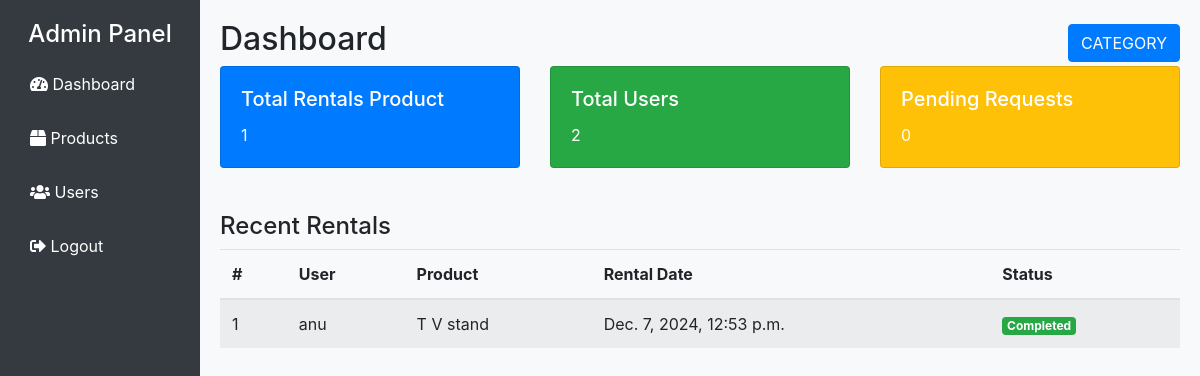
The app's page /adminhome, older data.
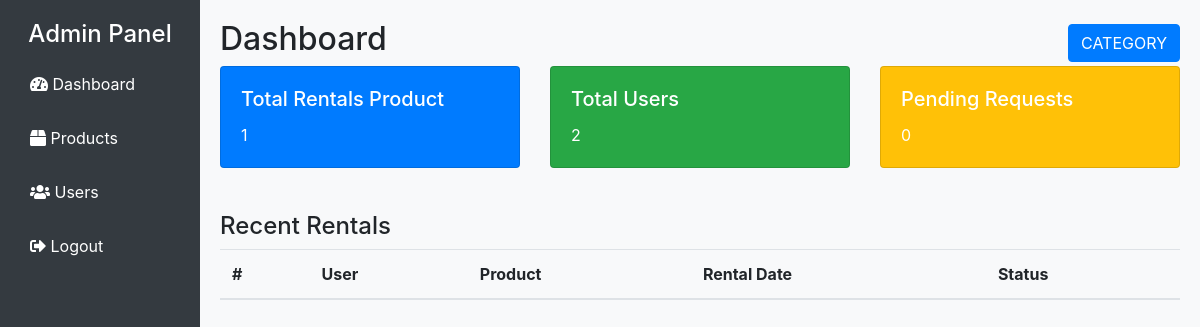
The same page, newer data.
### rentapp/models.py (models this page shows)
class RENTITEM(models.Model):
    product=models.ForeignKey(PRODUCT,on_delete=models.CASCADE)
    username=models.ForeignKey(User,on_delete=models.CASCADE)
    from_date=models.DateTimeField()
    to_date=models.DateTimeField()
    status=models.BooleanField(default=False)
    mobile=models.BigIntegerField()
    is_returned = models.BooleanField(default=False)
    return_status = models.CharField(
        max_length=20,
        choices=[("Pending", "Pending"), ("Approved", "Approved"), ("Disapproved", "Disapproved")],
        default="Pending",
    )

class User(AbstractUser):
    usertype=models.CharField(max_length=200)

class PRODUCT(models.Model):
    Owner = models.ForeignKey(User, on_delete=models.CASCADE)
    Category_name = models.ForeignKey(CATEGORY, on_delete=models.CASCADE)
    Product_name = models.CharField(max_length=200)
    description = models.CharField(max_length=2000)
    image = models.ImageField(upload_to='images/')
    price = models.IntegerField()
    PRICE_TYPE_CHOICES = [
        ('hour', 'Per Hour'),
        ('day', 'Per Day'),
        ('month', 'Per Month'),
    ]
    price_type = models.CharField(max_length=10, choices=PRICE_TYPE_CHOICES, default='day')
    quantity_available = models.IntegerField()
    is_available = models.BooleanField(default=True)
    posted_time = models.DateTimeField(auto_now_add=True)

### rentapp/views.py (the view)
# urls.py: path('adminhome',views.adminhome,name='adminhome'),
def adminhome(request):
    x=USERSDETAILS.objects.count()
    y=PRODUCT.objects.count()
    z=RENTITEM.objects.all()
    c=RENTITEM.objects.filter(status=False)
    cn=c.count()
    return render(request,'adminhome.html',{'x1':x,'y1':y,'z1':z,'count':cn})

### rentapp/templates/adminhome.html (shortened to what this page needs)
{% load static %}
<!DOCTYPE html>
<html lang="en">
<head>
    <link href="https://stackpath.bootstrapcdn.com/bootstrap/4.5.2/css/bootstrap.min.css" rel="stylesheet">
    <link href="https://cdnjs.cloudflare.com/ajax/libs/font-awesome/5.15.1/css/all.min.css" rel="stylesheet">
    <link rel="stylesheet" href="{% static 'css/adminhome.css' %}">
</head>
<body>
<div class="d-flex flex-column flex-md-row">
    <div class="sidebar col-md-2">
        <h4 class="text-white text-center">Admin Panel</h4>
        <ul class="nav flex-column">
            <li class="nav-item">
                <a class="nav-link active" href="#"><i class="fas fa-tachometer-alt"></i> Dashboard</a>
            </li>
            <li class="nav-item">
                <a class="nav-link" href="/viewproducts"><i class="fas fa-box"></i> Products</a>
            </li>
            <li class="nav-item">
                <a class="nav-link" href="/viewusers"><i class="fas fa-users"></i> Users</a>
            </li>
            <li class="nav-item">
                <a class="nav-link" href="/logout"><i class="fas fa-sign-out-alt"></i> Logout</a>
            </li>
        </ul>
    </div>
    <div class="content col-md-10">
        <header class="d-flex justify-content-between align-items-center">
            <h2>Dashboard</h2>
            <div>
                <button class="btn btn-primary"><a href="/viewcategory" class="text-white" style="text-decoration: none;">CATEGORY</a></button>
            </div>
        </header>
        <div class="row">
            <div class="col-md-4 col-sm-6">
                <div class="card text-white bg-primary">
                    <div class="card-body">
                        <h5 class="card-title">Total Rentals Product</h5>
                        <p class="card-text">{{ y1 }}</p>
                    </div>
                </div>
            </div>
            <div class="col-md-4 col-sm-6">
                <div class="card text-white bg-success">
                    <div class="card-body">
                        <h5 class="card-title">Total Users</h5>
                        <p class="card-text">{{ x1 }}</p>
                    </div>
                </div>
            </div>
            <div class="col-md-4 col-sm-12">
                <div class="card text-white bg-warning">
                    <div class="card-body">
                        <h5 class="card-title">Pending Requests</h5>
                        <p class="card-text">{{ count }}</p>
                    </div>
                </div>
            </div>
        </div>
        <h4 class="mt-4">Recent Rentals</h4>
        <table class="table table-striped">
            <thead>
                <tr>
                    <th>#</th>
                    <th>User</th>
                    <th>Product</th>
                    <th>Rental Date</th>
                    <th>Status</th>
                </tr>
            </thead>
            <tbody>
                {% for i in z1 %}
                <tr>
                    <td>{{ forloop.counter }}</td>
                    <td>{{ i.username.first_name }}</td>
                    <td>{{ i.product.Product_name }}</td>
                    <td>{{ i.to_date }}</td>
                    {% if i.status == 1 %}
                    <td><span class="badge badge-success">Completed</span></td>
                    {% else %}
                    <td><span class="badge badge-warning">Pending</span></td>
                    {% endif %}
                </tr>
                {% endfor %}
            </tbody>
        </table>
    </div>
</div>
</body>
</html>

Row changes from the older to the newer data that the page shows:
removed RENTITEM: username.first_name "anu", product.Product_name "T V stand", to_date "Dec. 7, 2024, 12:53 p.m.", status "Completed"
